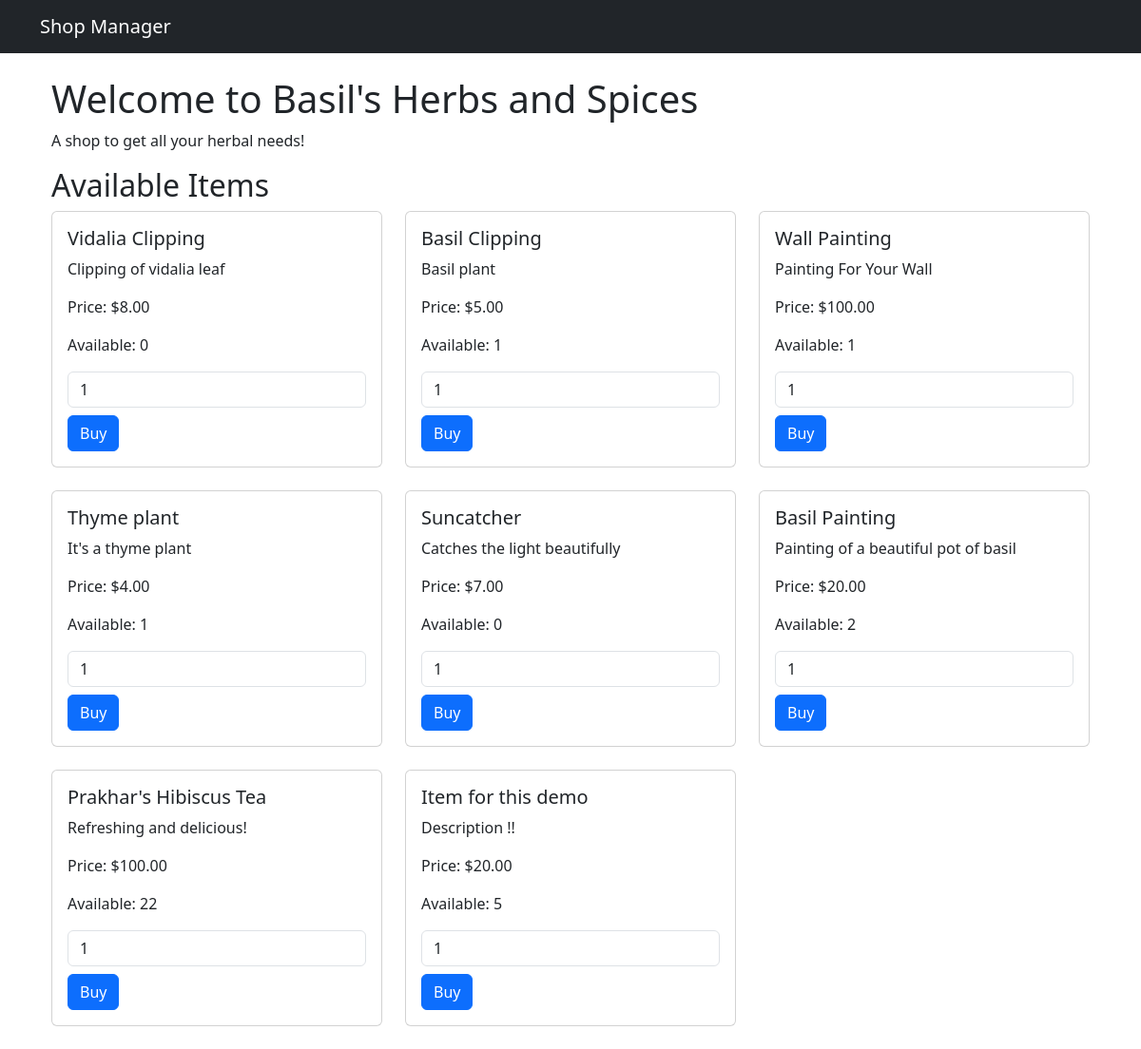
Page /mainapp/shop/1/ on the committed database.
### mainapp/models.py (models this page shows, shortened)
class Shop(models.Model):
    shop_name = models.CharField(max_length=100, unique=True)
    email = models.EmailField(unique=True)
    shop_description = models.TextField(default="No Description Provided")

class Inventory(models.Model):
    shop = models.ForeignKey(Shop, on_delete=models.CASCADE)
    item = models.ForeignKey(Item, on_delete=models.CASCADE)

class Item(models.Model):
    name = models.CharField(max_length=100)
    description = models.TextField(default="No Description Provided")
    price = models.DecimalField(max_digits=10, decimal_places=2)
    quantity = models.IntegerField(default=0)

### mainapp/views.py (the view)
# urls.py: path('shop/<int:shop_id>/', views.customer_shop_view, name='customer_shop_view'),
def customer_shop_view(request, shop_id):
    shop = get_object_or_404(Shop, pk=shop_id)
    inventory_items = Inventory.objects.filter(shop=shop)
    return render(request, 'mainapp/customer_shop.html', {
        'shop': shop,
        'inventory_items': inventory_items
    })

### mainapp/templates/mainapp/customer_shop.html (shortened to what this page needs)
{% extends 'mainapp/base.html' %}
{% block content %}
<div class="container">
    <h1>Welcome to {{ shop.shop_name }}</h1>
    <p>{{ shop.shop_description }}</p>
    <h2>Available Items</h2>
    <div class="row">
        {% for inv in inventory_items %}
        <div class="col-md-4 mb-4">
            <div class="card h-100">
                <div class="card-body">
                    <h5 class="card-title">{{ inv.item.name }}</h5>
                    <p class="card-text">{{ inv.item.description }}</p>
                    <p class="card-text">Price: ${{ inv.item.price }}</p>
                    <p class="card-text">Available: {{ inv.item.quantity }}</p>
                    <form method="post" action="{% url 'purchase_item' shop.id inv.item.id %}">
                        <div class="mb-2">
                            <input type="number" name="quantity" min="1" max="{{ inv.quantity }}" value="1" class="form-control" required>
                        </div>
                        <button type="submit" class="btn btn-primary">Buy</button>
                    </form>
                </div>
            </div>
        </div>
        {% endfor %}
    </div>
</div>
{% endblock %}

### rows in the picture
Shop: shop_name "Basil's Herbs and Spices", shop_description "A shop to get all your herbal needs!"
Inventory: item.name "Vidalia Clipping", item.description "Clipping of vidalia leaf", item.price "8.00", item.quantity "0"
Inventory: item.name "Basil Clipping", item.description "Basil plant", item.price "5.00", item.quantity "1"
Inventory: item.name "Wall Painting", item.description "Painting For Your Wall", item.price "100.00", item.quantity "1"
Inventory: item.name "Thyme plant", item.description "It's a thyme plant", item.price "4.00", item.quantity "1"
Inventory: item.name "Suncatcher", item.description "Catches the light beautifully", item.price "7.00", item.quantity "0"
Inventory: item.name "Basil Painting", item.description "Painting of a beautiful pot of basil", item.price "20.00", item.quantity "2"
Inventory: item.name "Prakhar's Hibiscus Tea", item.description "Refreshing and delicious!", item.price "100.00", item.quantity "22"
Inventory: item.name "Item for this demo", item.description "Description !!", item.price "20.00", item.quantity "5"
